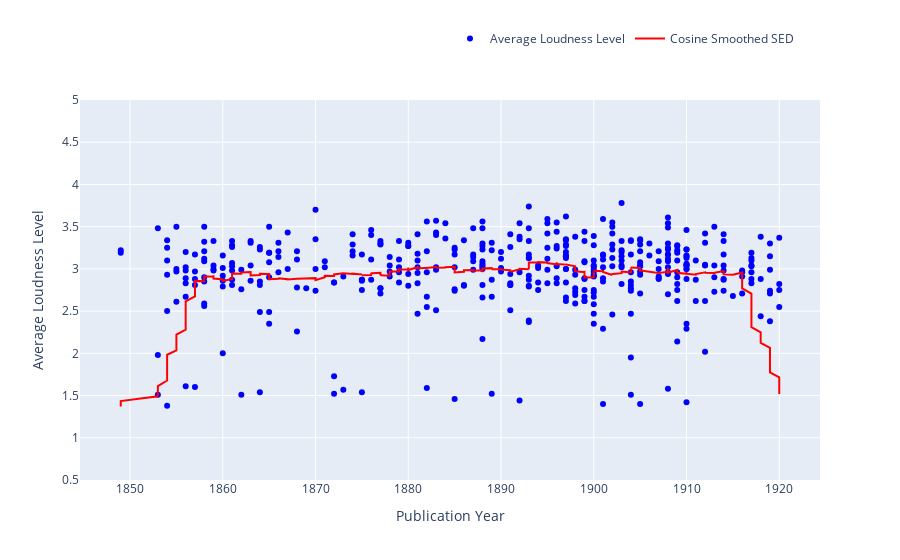

Notebook cell for this chart:
### Code cell
import plotly.graph_objects as go

# Sort the DataFrame by 'word_count' column
df_sorted_by_publication_year = df.sort_values(by='text_used_date')

# Calculate cosine smoothed SED values
window_size = 50  # Define the window size for cosine smoothing
cosine_smoothed_SED = np.convolve(df_sorted_by_publication_year['text_loudness_average'], np.ones(window_size)/window_size, mode='same')

# Create scatter plot for SED_without_nan
scatter = go.Scatter(x=df_sorted_by_publication_year['text_used_date'], 
                     y=df_sorted_by_publication_year['text_loudness_average'],
                     mode='markers',
                     marker=dict(color='blue'),
                     name='Average Loudness Level',
                     text=df_sorted_by_publication_year['filename'],  # Hover text
                     hoverinfo='text')

# Create line plot for smoothed SED
smoothed_line = go.Scatter(x=df_sorted_by_publication_year['text_used_date'], 
                           y=cosine_smoothed_SED,
                           mode='lines',
                           line=dict(color='red', width=2),
                           name='Cosine Smoothed SED')

# Create layout
layout = go.Layout(#title='SED related to text length in words (including author Ludwig Thoma) with Cosine Smoothed SED',
                   xaxis=dict(title='Publication Year'),
                   yaxis=dict(title='Average Loudness Level', range=[0.5, 5]),
                   hovermode='closest',
                   legend=dict(x=0.5, y=1.2, orientation='h'))

# Create figure (exclude line plot for scaled word count)
fig = go.Figure(data=[scatter, smoothed_line], layout=layout)

# Show plot
fig.show()

# Export as PNG with high resolution for print
fig.write_image("/Users/sguhr/Desktop/Diss_notebooks/Diss_data_visualization/ALoudness_theme-d-prose_cos_smoothed_50_medium_res3.png", scale=10)

# Export as HTML
fig.write_html("/Users/sguhr/Desktop/Diss_notebooks/Diss_data_visualization/ALoudness_theme-d-prose_cos_smoothed_50_high_res3.html")

### Figure 1 — Plotly figure (JSON) as saved in the notebook; plotly's stock layout.template omitted (floating-point values rounded to 4 significant figures; data arrays with more than 128 entries replaced by an {"elided": "..."} marker saying what was removed)
{"data": [{"hoverinfo": "text", "marker": {"color": "blue"}, "mode": "markers", "name": "Average Loudness Level", "text": {"elided": "425 str values"}, "type": "scatter", "x": {"elided": "425 int values"}, "y": {"elided": "425 float values"}}, {"line": {"color": "red", "width": 2}, "mode": "lines", "name": "Cosine Smoothed SED", "type": "scatter", "x": {"elided": "425 int values"}, "y": {"elided": "425 float values"}}], "layout": {"hovermode": "closest", "legend": {"orientation": "h", "x": 0.5, "y": 1.2}, "xaxis": {"title": {"text": "Publication Year"}}, "yaxis": {"range": [0.5, 5], "title": {"text": "Average Loudness Level"}}}}
